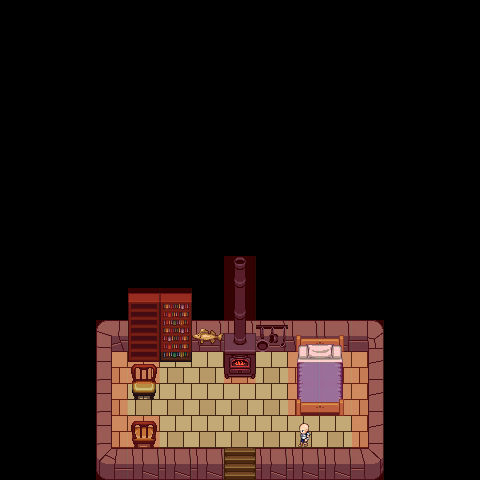

Tiled map render using the project's own tile images. Description and the map definition, with tile-layer contents summarised, below:
An orthogonal 15x15 tile map with 32x32 px tiles, 7 tile layers (floor, character, walls, items, ...), 4 tilesets and 1 object (exit).

<map version="1.0" orientation="orthogonal" width="15" height="15" tilewidth="32" tileheight="32">
 <tileset firstgid="1" name="terrain_atlas" tilewidth="32" tileheight="32">
  <image source="terrain_atlas.png" width="1024" height="1024" />
 </tileset>
 <tileset firstgid="1025" name="obj_misk_atlas" tilewidth="32" tileheight="32">
  <image source="obj_misk_atlas.png" width="1024" height="1024" />
 </tileset>
 <tileset firstgid="2049" name="meta_tiles" tilewidth="32" tileheight="32">
  <image source="meta_tiles.png" width="64" height="32" />
  <tile id="0">
   <properties>
    <property name="collidable" value="true" />
   </properties>
  </tile>
 </tileset>
 <tileset firstgid="2051" name="soldier" tilewidth="32" tileheight="32">
  <image source="soldier.png" width="288" height="128" />
  <tile id="1">
   <properties>
    <property name="name" value="soldier" />
   </properties>
  </tile>
  <tile id="11">
   <properties>
    <property name="name" value="soldier" />
   </properties>
  </tile>
 </tileset>
 <layer name="floor" width="15" height="15">
  <data>[225 cells, 34 non-empty, 1 distinct tile ids]</data>
 </layer>
 <layer name="character" width="15" height="15">
  <data>[225 cells, 0 non-empty, 0 distinct tile ids]</data>
 </layer>
 <layer name="walls" width="15" height="15">
  <data>[225 cells, 23 non-empty, 8 distinct tile ids]</data>
 </layer>
 <layer name="items" width="15" height="15">
  <data>[225 cells, 18 non-empty, 18 distinct tile ids]</data>
 </layer>
 <layer name="exit" width="15" height="15">
  <data>[225 cells, 4 non-empty, 4 distinct tile ids]</data>
 </layer>
 <layer name="meta" width="15" height="15">
  <data>[225 cells, 34 non-empty, 1 distinct tile ids]</data>
 </layer>
 <objectgroup name="exits" width="15" height="15">
  <object name="exit" type="exit" x="224" y="450" width="30" height="27">
   <properties>
    <property name="destination" value="town" />
    <property name="startx" value="3" />
    <property name="starty" value="15" />
   </properties>
  </object>
 </objectgroup>
 <layer name="npc" width="15" height="15">
  <data>[225 cells, 1 non-empty, 1 distinct tile ids]</data>
 </layer>
</map>
